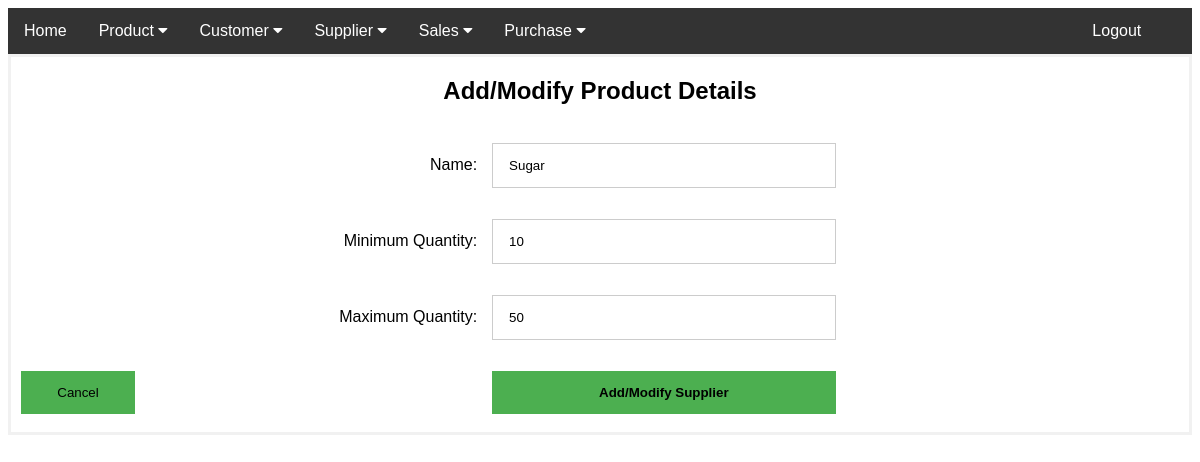
Screenshot of /productdetails.php?pId=5 with the database file from the repository.
### tables this page shows
CREATE TABLE `proddetails` (
  `prodId` int(10) NOT NULL,
  `pName` varchar(20) DEFAULT NULL,
  `minQty` int(11) NOT NULL,
  `maxQty` int(11) NOT NULL
);

### productdetails.php (the view, shortened to what this page needs)
<!DOCTYPE html>
<html>
<?php
  include 'navbar.php';
?>
<head>
  <link rel="stylesheet" type="text/css" href="all.css">
</head>
<head>
</head>
<?php
  require_once("connect.php");
  $pId = isset($_REQUEST['pId'])?$_REQUEST['pId']:0;
  if($pId > 0){
    $sql = "SELECT * FROM proddetails WHERE prodId = ".$pId;
    if(!$result = $conn->query($sql)){
       die('There was an error running the query [' . $conn->error . ']');
    }else{
      $row = $result->fetch_assoc();
      $pName = $row['pName'];
      $minQty = $row['minQty'];
      $maxQty = $row['maxQty'];
    }
  }
?>
<body>
    <form id="form1" action="addprod.php" method="POST">
    <h2 align="center">Add/Modify Product Details</h2>
    <table id="table1"; cellspacing="5px" cellpadding="5%"; align="center" style="width:100%">
       <tr>
              <td  align="right" class="style1">Name:</td>
              <td class="style1"><input type="text" name="pName"
                <?php
                  echo isset($pName) ?  'value="'.$pName.'"': '';
                ?>
                /></td>
       </tr>
       <tr>
              <td align="right">Minimum Quantity:</td>
              <td class="style1"><input type="text" name="minQty"
                <?php
                  echo isset($minQty) ?  'value="'.$minQty.'"': '';
                ?>/></td>
       </tr>
       <tr>
              <td align="right">Maximum Quantity:</td>
              <td><input type="text" name="maxQty"
                <?php
                  echo isset($maxQty) ?  'value="'.$maxQty.'"': '';
                ?> /></td>
       </tr>
        <td> <a href="home.php"><input type="button" id="button2" value="Cancel" align="left"/></a>
        <td> <button id="button1" type="submit"><b>Add/Modify Supplier</b></button>
        </td>
</table>
    </form>
</body>
</html>

### all.css (style rules this page uses)
form { border: 3px solid #f1f1f1; background: white; }
input[type=text], input[type=password],input[type = email] { width: 50%; padding: 14px 16px; margin: 8px 0; display: inline-block; border: 1px solid #ccc; box-sizing: border-box; }

### navbar.php (style rules this page uses)
body { font-family: Arial, Helvetica, sans-serif; }

### productdetails.php (style rules this page uses)
#button1 { background-color:#4CAF50 ; padding: 14px 16px; margin: 8px 0; border: none; cursor: pointer; width: 50%; float: center; display: inline-block; }
#button2 { background-color:#4CAF50 ; padding: 14px 16px; margin: 8px 0; border: none; cursor: pointer; width: 25%; float: center; display: inline-block; }

### rows the page displays
proddetails: pName "Sugar", minQty "10", maxQty "50"
